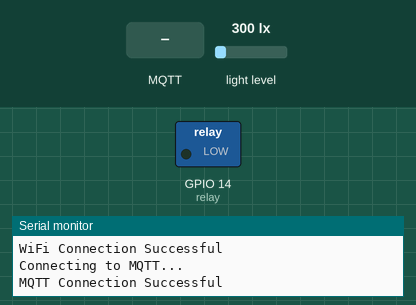
This sketch was run on a simulated ESP8266 (NodeMCU). Shown: switched loads named in the sketch (green lamp = pin HIGH), the last lines printed to the serial monitor. Inputs (shaded band) come from the test bench; at power-on: light level 300 lx. WiFi joins after 1.5 s; servers stay silent unless stated; no MQTT or app messages arrive unless stated.

Above: at 2.7 s.
2.8 s: MQTT message "ON" arrives on the first subscribed topic
At 4.0 s:
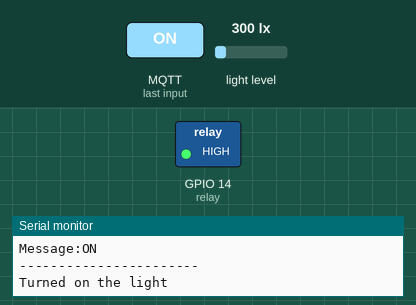
4.3 s: MQTT message "OFF" arrives on the first subscribed topic
At 5.5 s:
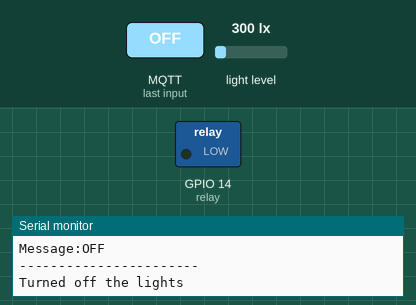
Timing chart, 0 to 7.3 s (numbered marks = the images above; inputs shaded):
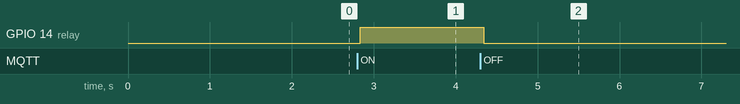

Measured:
- after the input at 2.8 s, GPIO 14 (relay): LOW → HIGH at once
- after the input at 4.3 s, GPIO 14 (relay): HIGH → LOW at once

The sketch:

Light_Control.ino
```cpp
/* Created by Christopher Perkins
 *  4/20/2022
 *  This code is used to program an ESP 8266 to build an Light Controller.
 *  In this form it will connect to the local wifi, establish an mqtt session,
 *  and and check for messages on the given MQTT topic as well as publish light
 *  values to the broker. The loop function will test the WiFi and MQTT connection,
 *  check for amount of time passed since the last measurment, and if past the Period set, it will take
 *  a new measurement and publish it the the respective topic. If the ESP recieves a
 *  message it will save it to the message string and check it in the loop. If
 *  it is the ON message it will enter the light control conditional. Then turn the relay on
 *  and return to the loop.
 */
#include <ESP8266WiFi.h>
#include <PubSubClient.h>
#include <String.h>
#include <Wire.h>
#include <BH1750.h>

BH1750 lightMeter;

//Initialize variables
  #define relay 14 //D5
  unsigned long StartTime = millis(); //Start time used to calculate when to publish
  String message="";
  bool flag = false;
  bool DEBUG = true;
//Variables for publishing
  char luxChar[50] ;
  char tempChar[50];
  String tempString;

  void callback(char* topic, byte* payload, unsigned int length);
  void TestConnection();
  void wifiConnect();
  void mqttConnect();
  void sendLux();

// Wifi Settings
  const char* ssid = "memashouse";
  const char* password = "Hobart10";

//MQTT Settings
  const char* mqttServer = "192.168.1.249";
  const int mqttPort = 1883;
  const char* mqttUser = "ESP_LIGHT_CONTROLLER";
  const char* mqttPassword = "";
  const char* MqttTopic = "Light_Control";
  WiFiClient espClient;
  PubSubClient client(espClient);


void setup() {
  // put your setup code here, to run once:
  Serial.begin(9600);
  //Setup I2C connection for BH1750
  Wire.begin();
  lightMeter.begin();
  if (DEBUG) {
    Serial.println("BH170 Initialized");
  }
  wifiConnect();
  mqttConnect();
  pinMode(relay, OUTPUT);

}

void loop() {
  // put your main code here, to run repeatedly:
  if (DEBUG){
  //Serial.print("Testing for message data:");
  //Serial.println(message);
  }
  testConnection();
  if (message == "ON" && flag == true) {
    Serial.println("Turned on the light");
    digitalWrite(relay, HIGH);
    flag  = false; //flag will flip during callback function
    message = "";
  }
  else if (message == "OFF" && flag == true) {
    Serial.println("Turned off the lights");
    flag = false; //flag will flip during callback function
    digitalWrite(relay, LOW);
    message = "";
  }
  if (millis() - StartTime > 10000 || millis()-StartTime < 1){// Check for 10sec past and retrieve and publish data
      StartTime = millis();
      sendLux();
      delay(50);

  }
  client.loop();
}

void wifiConnect() {
    //Establish WiFi Connection
    WiFi.begin(ssid, password);
    Serial.println("Attemping to Connect to WiFI...");
    while(WiFi.status() != WL_CONNECTED) {
        delay(500);
        Serial.println("Connecting....");
    }
    Serial.println("WiFi Connection Successful");
    client.setServer(mqttServer,mqttPort);
    client.setCallback(callback);
}

void callback(char* topic, byte* payload, unsigned int length) {

  Serial.print("Message arrived in topic: ");
  Serial.println(topic);
  message  = "";
  Serial.print("Message:");
  for (int i = 0; i < length; i++) {
    Serial.print((char)payload[i]);
    message = message + (char)payload[i];
    flag = true; // flip flag to true allowing light control conditional to pass.
                 //This means the light will only change when there is a NEW message.
  }

  Serial.println();
  Serial.println("-----------------------");
}
void mqttConnect() { //Initiate MQTT Server Connection
    while(!client.connected()){
        Serial.println("Connecting to MQTT...");
        if (client.connect(mqttUser)){
            Serial.println("MQTT Connection Successful");
            client.subscribe(MqttTopic);

        }
        else {
            Serial.print("Failed with state ");
            Serial.print(client.state());
            delay(2000);
        }
    }
}

void testConnection() { //Check for connection loss and reconnect if so
      if (WiFi.status() != WL_CONNECTED) {
        Serial.println("WiFi connection lost");
        wifiConnect();
    }
      if (!client.connected()){ //check for connection loss
        Serial.println("Connection to MQTT Broker interrupted \n Attempting to Reconnect... ");
        Serial.println(client.connected());
        mqttConnect();
    } //check for connection loss
}

void sendLux(){
    tempString = String(lightMeter.readLightLevel());
    tempString.toCharArray(tempChar, tempString.length()+1); // Create Char array
    client.publish("Lux_Outdoors" , tempChar);
    if (DEBUG){
    Serial.print("Publishing Light Data (lux) " );
    Serial.println(tempChar);
    }

}
```
